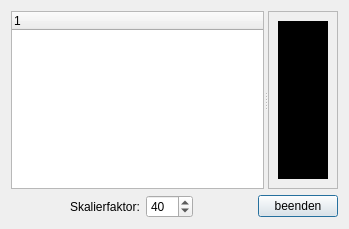
<?xml version="1.0" encoding="UTF-8"?>
<ui version="4.0">
 <class>AmigaFuture</class>
 <widget class="QDialog" name="AmigaFuture">
  <property name="geometry">
   <rect>
    <x>0</x>
    <y>0</y>
    <width>349</width>
    <height>229</height>
   </rect>
  </property>
  <property name="windowTitle">
   <string>Amiga Future</string>
  </property>
  <layout class="QGridLayout" name="gridLayout">
   <item row="0" column="0">
    <widget class="QSplitter" name="splitter">
     <property name="orientation">
      <enum>Qt::Horizontal</enum>
     </property>
     <widget class="QTreeWidget" name="treeMagazine">
      <property name="sizePolicy">
       <sizepolicy hsizetype="Maximum" vsizetype="Expanding">
        <horstretch>0</horstretch>
        <verstretch>0</verstretch>
       </sizepolicy>
      </property>
      <column>
       <property name="text">
        <string notr="true">1</string>
       </property>
      </column>
     </widget>
     <widget class="QScrollArea" name="scrDisplay">
      <property name="widgetResizable">
       <bool>true</bool>
      </property>
      <property name="alignment">
       <set>Qt::AlignCenter</set>
      </property>
      <widget class="QWidget" name="scrollAreaWidgetContents">
       <property name="geometry">
        <rect>
         <x>0</x>
         <y>0</y>
         <width>69</width>
         <height>178</height>
        </rect>
       </property>
       <layout class="QGridLayout" name="gridLayout_2">
        <item row="0" column="0">
         <widget class="QLabel" name="lblDisplay">
          <property name="sizePolicy">
           <sizepolicy hsizetype="Preferred" vsizetype="MinimumExpanding">
            <horstretch>0</horstretch>
            <verstretch>0</verstretch>
           </sizepolicy>
          </property>
          <property name="styleSheet">
           <string notr="true">background-color: rgb(0, 0, 0);</string>
          </property>
          <property name="text">
           <string/>
          </property>
          <property name="alignment">
           <set>Qt::AlignCenter</set>
          </property>
         </widget>
        </item>
       </layout>
      </widget>
     </widget>
    </widget>
   </item>
   <item row="1" column="0">
    <layout class="QHBoxLayout" name="horizontalLayout">
     <item>
      <spacer name="horizontalSpacer_2">
       <property name="orientation">
        <enum>Qt::Horizontal</enum>
       </property>
       <property name="sizeHint" stdset="0">
        <size>
         <width>40</width>
         <height>20</height>
        </size>
       </property>
      </spacer>
     </item>
     <item>
      <widget class="QLabel" name="lblScalefactor">
       <property name="text">
        <string>Skalierfaktor:</string>
       </property>
       <property name="scaledContents">
        <bool>true</bool>
       </property>
      </widget>
     </item>
     <item>
      <widget class="QSpinBox" name="spinScaleFactor">
       <property name="minimum">
        <number>10</number>
       </property>
       <property name="maximum">
        <number>500</number>
       </property>
       <property name="singleStep">
        <number>10</number>
       </property>
       <property name="value">
        <number>40</number>
       </property>
      </widget>
     </item>
     <item>
      <spacer name="horizontalSpacer">
       <property name="orientation">
        <enum>Qt::Horizontal</enum>
       </property>
       <property name="sizeHint" stdset="0">
        <size>
         <width>40</width>
         <height>20</height>
        </size>
       </property>
      </spacer>
     </item>
     <item>
      <widget class="QPushButton" name="beenden">
       <property name="text">
        <string>beenden</string>
       </property>
      </widget>
     </item>
    </layout>
   </item>
  </layout>
 </widget>
 <resources/>
 <connections/>
</ui>
